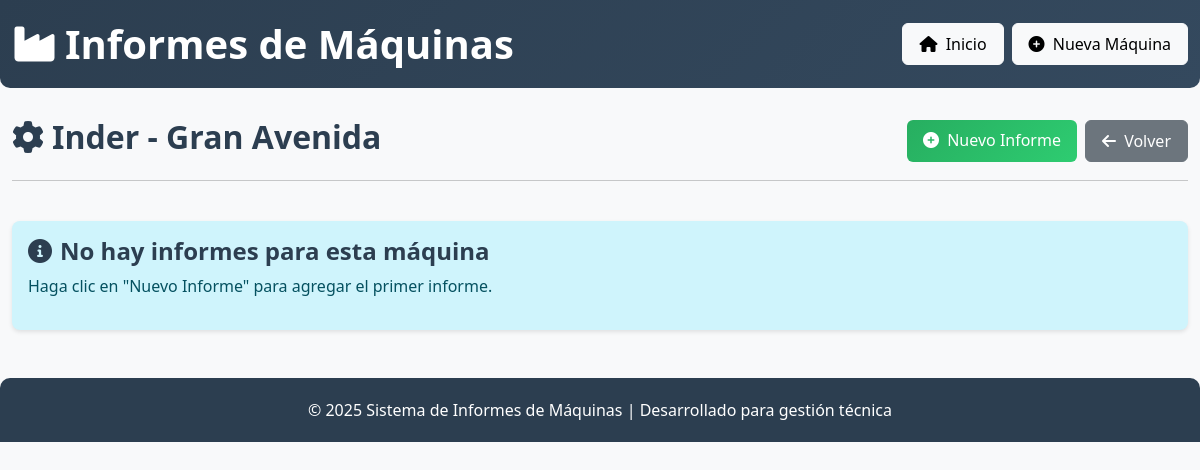
Page /maquina/Inder -  Gran Avenida on the earlier database version.
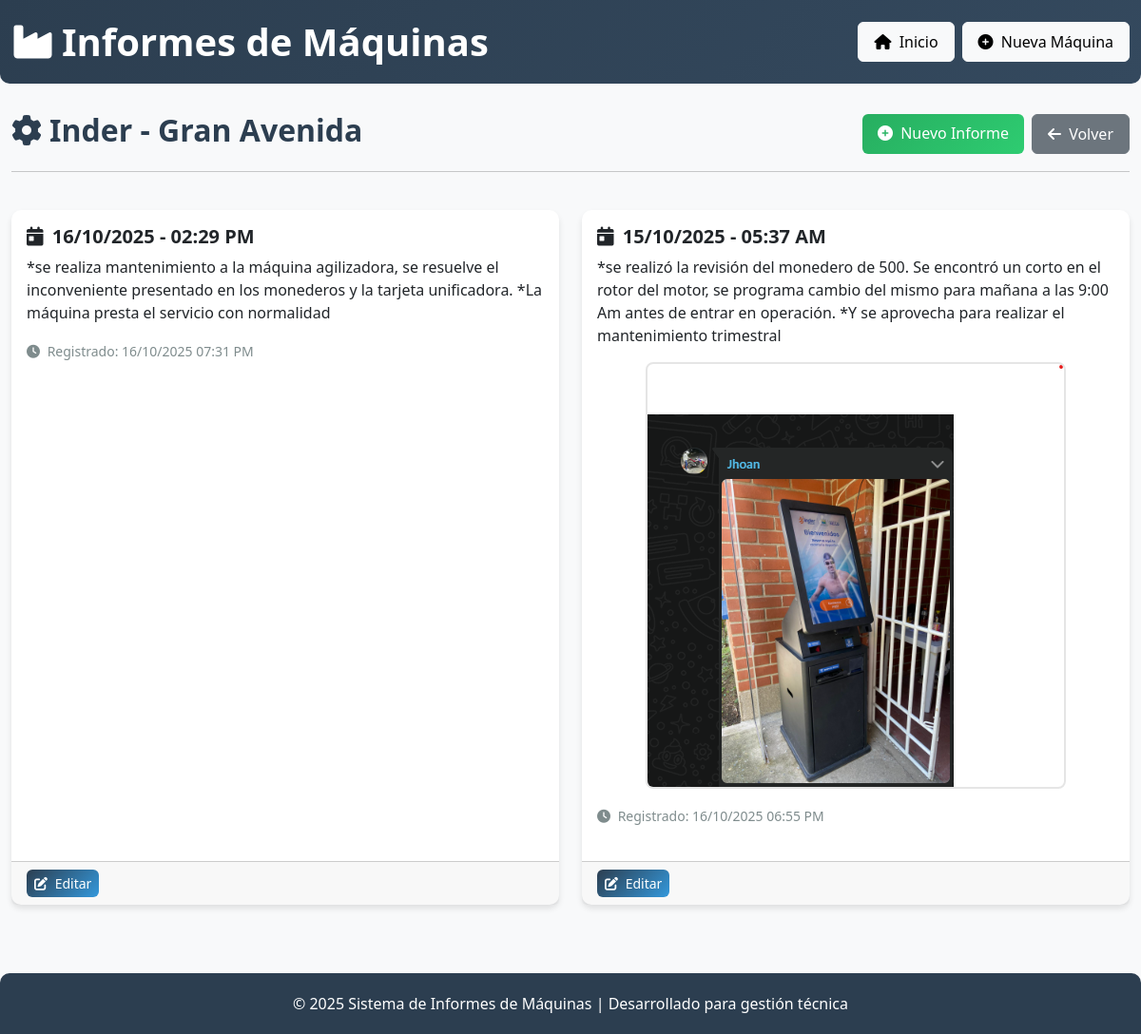
Same page on the later database version.
### tables this page shows
CREATE TABLE informes
                     (id INTEGER PRIMARY KEY AUTOINCREMENT,
                      nombre_maquina TEXT NOT NULL,
                      fecha DATE NOT NULL,
                      hora TIME NOT NULL,
                      descripcion TEXT NOT NULL,
                      imagen TEXT,
                      creado_en TIMESTAMP DEFAULT CURRENT_TIMESTAMP,
                      FOREIGN KEY (nombre_maquina) REFERENCES maquinas (nombre));

### app.py (the view)
@app.route('/maquina/<string:nombre_maquina>')
def ver_maquina(nombre_maquina):
    informes = get_informes_por_maquina(nombre_maquina)
    return render_template('maquina.html', nombre_maquina=nombre_maquina, informes=informes)

### app.py (called while the page is built)
def parse_hora(hora_str):
    try:
        if hora_str and hora_str.strip():  # Si hay hora y no está vacía
            return datetime.strptime(hora_str, '%H:%M').time()
        else:  # Si no hay hora, usar medianoche
            return datetime.strptime('00:00', '%H:%M').time()
    except ValueError:
        return datetime.strptime('00:00', '%H:%M').time()

def get_informes_por_maquina(nombre_maquina):
    conn = sqlite3.connect(app.config['DATABASE'])
    c = conn.cursor()
    c.execute("""SELECT id, nombre_maquina, fecha, hora, descripcion, imagen, creado_en
                 FROM informes
                 WHERE nombre_maquina = ?
                 ORDER BY fecha DESC, hora DESC""", (nombre_maquina,))
    informes = []
    for row in c.fetchall():
        informes.append({
            'id': row[0],
            'nombre_maquina': row[1],
            'fecha': datetime.strptime(row[2], '%Y-%m-%d').date(),
            'hora': parse_hora(row[3]),
            'descripcion': row[4],
            'imagen': row[5],
            'creado_en': datetime.strptime(row[6], '%Y-%m-%d %H:%M:%S')
        })
    conn.close()
    return informes

### templates/maquina.html (shortened to what this page needs)
{% extends "base.html" %}
{% block content %}
<div class="row mb-4">
    <div class="col-12">
        <div class="d-flex justify-content-between align-items-center">
            <h2><i class="fas fa-cog me-2"></i>{{ nombre_maquina }}</h2>
            <div class="d-flex gap-2">
                <a href="{{ url_for('nuevo_informe') }}" class="btn btn-success">
                    <i class="fas fa-plus-circle me-1"></i> Nuevo Informe
                </a>
                <a href="{{ url_for('index') }}" class="btn btn-secondary">
                    <i class="fas fa-arrow-left me-1"></i> Volver
                </a>
            </div>
        </div>
        <hr>
    </div>
</div>
{% if informes %}
<div class="row">
    {% for informe in informes %}
    <div class="col-md-6 mb-4">
        <div class="card h-100">
            <div class="card-body">
                <h5 class="card-title">
                    <i class="fas fa-calendar-day me-1"></i>
                    {{ informe.fecha.strftime('%d/%m/%Y') }}
                    {% if informe.hora.strftime('%I:%M %p') != '12:00 AM' %}
                        - {{ informe.hora.strftime('%I:%M %p') }}
                    {% endif %}
                </h5>
                <p class="card-text">{{ informe.descripcion }}</p>
                {% if informe.imagen %}
                <div class="text-center mb-3">
                    <img src="{{ url_for('static', filename='uploads/' + informe.imagen) }}"
                         alt="Evidencia" class="report-image img-fluid">
                </div>
                {% endif %}
                <small class="text-muted">
                    <i class="fas fa-clock me-1"></i>
                    Registrado: {{ informe.creado_en.strftime('%d/%m/%Y %I:%M %p') }}
                </small>
            </div>
            <div class="card-footer">
                <a href="{{ url_for('editar_informe', id=informe.id) }}" class="btn btn-sm btn-primary">
                    <i class="fas fa-edit me-1"></i> Editar
                </a>
            </div>
        </div>
    </div>
    {% endfor %}
</div>
{% else %}
<div class="alert alert-info">
    <h4><i class="fas fa-info-circle me-2"></i>No hay informes para esta máquina</h4>
    <p>Haga clic en "Nuevo Informe" para agregar el primer informe.</p>
</div>
{% endif %}
{% endblock %}

### templates/base.html (shortened to what this page needs)
<!DOCTYPE html>
<html lang="es">
<head>
    <link href="https://cdn.jsdelivr.net/npm/bootstrap@5.3.0/dist/css/bootstrap.min.css" rel="stylesheet">
    <link href="https://cdnjs.cloudflare.com/ajax/libs/font-awesome/6.0.0/css/all.min.css" rel="stylesheet">
    <link href="{{ url_for('static', filename='styles.css') }}" rel="stylesheet">
</head>
<body>
    <header class="page-header">
        <div class="container">
            <div class="d-flex justify-content-between align-items-center">
                <h1><i class="fas fa-industry me-2"></i>Informes de Máquinas</h1>
                <div class="d-flex">
                    <a href="{{ url_for('index') }}" class="btn btn-light me-2"><i class="fas fa-home me-1"></i> Inicio</a>
                    <a href="{{ url_for('nueva_maquina') }}" class="btn btn-light"><i class="fas fa-plus-circle me-1"></i> Nueva Máquina</a>
                </div>
            </div>
        </div>
    </header>
    <div class="container">
        {% block content %}{% endblock %}
    </div>
    <footer class="mt-5">
        <div class="container text-center">
            <p class="mb-0">&copy; 2025 Sistema de Informes de Máquinas | Desarrollado para gestión técnica</p>
        </div>
    </footer>
</body>
</html>

### static/styles.css (style rules this page uses)
:root { --primary-color: #2c3e50; --secondary-color: #3498db; --accent-color: #e74c3c; --light-color: #ecf0f1; --dark-color: #34495e; --success-color: #27ae60; --warning-color: #f39c12; --danger-color: #e74c3c; --font-main: 'Segoe UI', Tahoma, Geneva, Verdana, sans-serif; }
body { font-family: var(--font-main); background-color: #f8f9fa; color: #333; }
.card { border: none; border-radius: 10px; box-shadow: 0 4px 6px rgba(0,0,0,0.1); transition: transform 0.3s ease, box-shadow 0.3s ease; margin-bottom: 20px; }
.btn { border-radius: 6px; font-weight: 500; padding: 8px 16px; transition: all 0.3s ease; }
.btn-primary { background: linear-gradient(135deg, var(--primary-color), var(--secondary-color)); border: none; }
.btn-success { background: linear-gradient(135deg, var(--success-color), #2ecc71); border: none; }
.report-image { border-radius: 8px; object-fit: cover; border: 2px solid rgba(0,0,0,0.1); transition: transform 0.3s ease; }
h1, h2, h3, h4, h5, h6 { color: var(--primary-color); font-weight: 600; }
.page-header { background: linear-gradient(135deg, var(--primary-color), var(--dark-color)); color: white; padding: 20px 0; margin-bottom: 30px; border-radius: 0 0 10px 10px; }
.page-header h1 { color: white; font-weight: 600; margin: 0; }
footer { background: var(--primary-color); color: white; padding: 20px 0; margin-top: 40px; border-radius: 10px 10px 0 0; }
.btn-sm { padding: 4px 8px; font-size: 0.875rem; }
.text-muted { color: #7f8c8d !important; }
.container { max-width: 1200px; }

Differences in the rows shown:
added informes: fecha "16/10/2025", hora "02:29 PM", descripcion "*se realiza mantenimiento a la máquina agilizadora, se resuelve el inconveniente presentado en los monederos y la tarjeta unificadora. *La máquina presta el servicio con normalidad", creado_en "16/10/2025 07:31 PM"
added informes: fecha "15/10/2025", hora "05:37 AM", descripcion "*se realizó la revisión del monedero de 500. Se encontró un corto en el rotor del motor, se programa cambio del mismo para mañana a las 9:00 Am antes de entrar en operación. *Y se aprovecha para realizar el mantenimiento trimestral", imagen (picture), creado_en "16/10/2025 06:55 PM"
Other differences:
text no longer shown: "No hay informes para esta máquina Haga clic en \"Nuevo Informe\" para agregar el primer informe."
